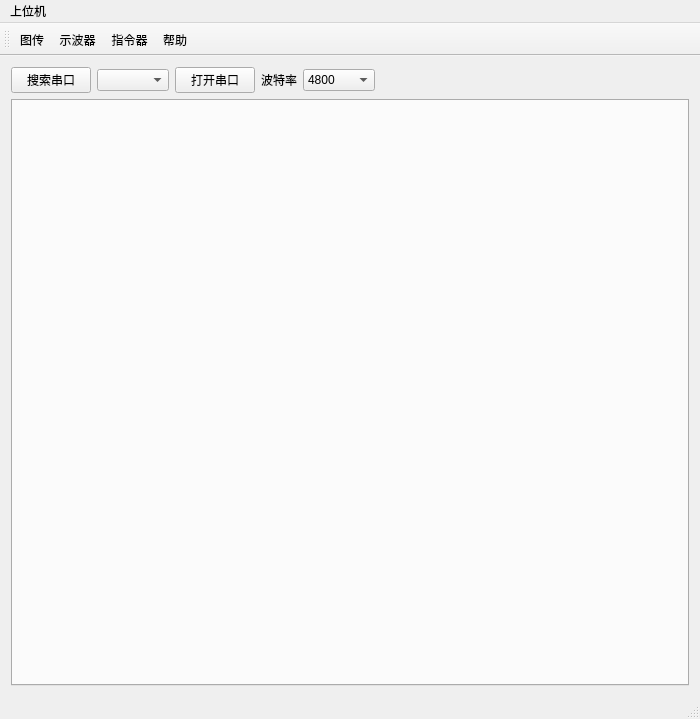
<?xml version="1.0" encoding="UTF-8"?>
<ui version="4.0">
 <class>MainWindow</class>
 <widget class="QMainWindow" name="MainWindow">
  <property name="geometry">
   <rect>
    <x>0</x>
    <y>0</y>
    <width>700</width>
    <height>719</height>
   </rect>
  </property>
  <property name="windowTitle">
   <string>MainWindow</string>
  </property>
  <widget class="QWidget" name="centralWidget">
   <layout class="QGridLayout" name="gridLayout_2">
    <item row="0" column="0">
     <layout class="QGridLayout" name="gridLayout">
      <item row="0" column="0">
       <layout class="QHBoxLayout" name="horizontalLayout">
        <item>
         <widget class="QPushButton" name="btn_seacher">
          <property name="text">
           <string>搜索串口</string>
          </property>
         </widget>
        </item>
        <item>
         <widget class="QComboBox" name="com_choose"/>
        </item>
        <item>
         <widget class="QPushButton" name="btn_open">
          <property name="text">
           <string>打开串口</string>
          </property>
         </widget>
        </item>
        <item>
         <widget class="QLabel" name="label">
          <property name="text">
           <string>波特率</string>
          </property>
         </widget>
        </item>
        <item>
         <widget class="QComboBox" name="box_baud">
          <item>
           <property name="text">
            <string>4800</string>
           </property>
          </item>
          <item>
           <property name="text">
            <string>9600</string>
           </property>
          </item>
          <item>
           <property name="text">
            <string>19200</string>
           </property>
          </item>
          <item>
           <property name="text">
            <string>38400</string>
           </property>
          </item>
          <item>
           <property name="text">
            <string>115200</string>
           </property>
          </item>
          <item>
           <property name="text">
            <string>460800</string>
           </property>
          </item>
         </widget>
        </item>
       </layout>
      </item>
      <item row="0" column="1">
       <spacer name="horizontalSpacer">
        <property name="orientation">
         <enum>Qt::Horizontal</enum>
        </property>
        <property name="sizeHint" stdset="0">
         <size>
          <width>238</width>
          <height>18</height>
         </size>
        </property>
       </spacer>
      </item>
     </layout>
    </item>
    <item row="1" column="0">
     <widget class="QTabWidget" name="tabWidget"/>
    </item>
   </layout>
  </widget>
  <widget class="QMenuBar" name="menuBar">
   <property name="geometry">
    <rect>
     <x>0</x>
     <y>0</y>
     <width>700</width>
     <height>26</height>
    </rect>
   </property>
   <widget class="QMenu" name="imagbar">
    <property name="title">
     <string>上位机</string>
    </property>
   </widget>
   <addaction name="imagbar"/>
  </widget>
  <widget class="QToolBar" name="mainToolBar">
   <property name="iconSize">
    <size>
     <width>160</width>
     <height>40</height>
    </size>
   </property>
   <property name="toolButtonStyle">
    <enum>Qt::ToolButtonTextUnderIcon</enum>
   </property>
   <attribute name="toolBarArea">
    <enum>TopToolBarArea</enum>
   </attribute>
   <attribute name="toolBarBreak">
    <bool>false</bool>
   </attribute>
   <addaction name="actionimage"/>
   <addaction name="actionwave"/>
   <addaction name="actioninstruct"/>
   <addaction name="actionhelp"/>
  </widget>
  <widget class="QStatusBar" name="statusBar"/>
  <action name="actionimage">
   <property name="checkable">
    <bool>true</bool>
   </property>
   <property name="icon">
    <iconset resource="res.qrc">
     <normaloff>:/Image/8315/m5.ico</normaloff>
     <normalon>:/image/8315/m5.ico</normalon>:/Image/8315/m5.ico</iconset>
   </property>
   <property name="text">
    <string>图传</string>
   </property>
   <property name="toolTip">
    <string>image</string>
   </property>
  </action>
  <action name="actionwave">
   <property name="icon">
    <iconset resource="res.qrc">
     <normaloff>:/Image/8315/m7.ico</normaloff>:/Image/8315/m7.ico</iconset>
   </property>
   <property name="text">
    <string>示波器</string>
   </property>
   <property name="shortcutContext">
    <enum>Qt::WidgetWithChildrenShortcut</enum>
   </property>
  </action>
  <action name="actioninstruct">
   <property name="icon">
    <iconset resource="res.qrc">
     <normaloff>:/Image/8315/m10.ico</normaloff>:/Image/8315/m10.ico</iconset>
   </property>
   <property name="text">
    <string>指令器</string>
   </property>
  </action>
  <action name="actionhelp">
   <property name="icon">
    <iconset resource="res.qrc">
     <normaloff>:/Image/8315/m9.ico</normaloff>:/Image/8315/m9.ico</iconset>
   </property>
   <property name="text">
    <string>帮助</string>
   </property>
  </action>
 </widget>
 <layoutdefault spacing="6" margin="11"/>
 <resources>
  <include location="res.qrc"/>
 </resources>
 <connections/>
</ui>
